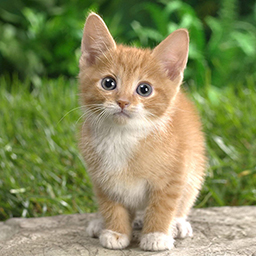
#> input picture HW4/python/image.jpg, 256 x 256 px
$ python main.py
#> lines starting #> are read from the running program, lines starting #| are printed output that depends on the picture
""" README

Author: Huang Po-Hsuan (P78081528)

Description:
create img.dat and golden.dat from image.jpg
where img.dat is a 128x128 image with salt and pepper noise
and golden.dat is a 128x128 image processed by median filter

Environment setup:
$ vrtualenv -p python3.6 venv
$ source venv/bin/activate
$ pip install scikit-image==0.17.2

Usage:
$ python3 main.py
"""

import argparse
import skimage
from skimage.io import imread, imsave
from skimage.color import rgb2gray
from skimage.transform import resize
from skimage import img_as_ubyte
from skimage.util import random_noise
import numpy as np

def median_filtering(img):
    y, x = img.shape
    pad_img = np.pad(img, 1, mode='constant')
    out_img = np.empty(shape=img.shape, dtype=np.uint8)
    for i in range(1, y+1):
        for j in range(1, x+1):
            out_img[i-1][j-1] = np.median([
                    pad_img[i-1][j-1],
                    pad_img[i-1][j  ],
                    pad_img[i-1][j+1],
                    pad_img[i  ][j-1],
                    pad_img[i  ][j  ],
                    pad_img[i  ][j+1],
                    pad_img[i+1][j-1],
                    pad_img[i+1][j  ],
                    pad_img[i+1][j+1],
                    ])
    return out_img

def save_dat(filename, data):
    with open(filename, "w") as fout:
        for i in range(data.shape[0]):
            for j in range(data.shape[1]):
                fout.write(f"{data[i][j]:02x}\n")


def main():
    ap = argparse.ArgumentParser()
    ap.add_argument("-i", "--image", help = "Path to the image", default="./image.jpg")
    args = vars(ap.parse_args())

    img = imread(args['image'])
#> img is the input picture: shape (256, 256, 3); mean R, G, B 134.7, 140.9, 92.1
    img = rgb2gray(img)
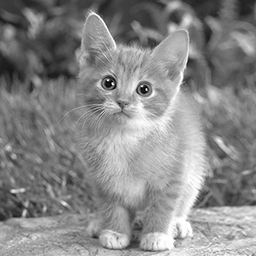
#> img: shape (256, 256) float64; min 0, max 1, mean 0.534
    img = resize(img, (128,128))
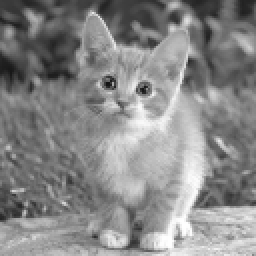
#> img: shape (128, 128) float64 (shown 2 times larger); min 0.0761, max 0.999, mean 0.534
    img = img_as_ubyte(random_noise(img, mode='s&p', amount=0.02))
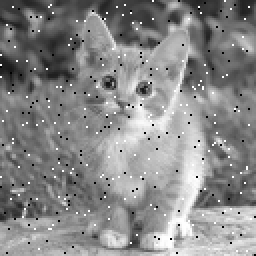
#> img: shape (128, 128) (shown 2 times larger); min 0, max 255, mean 136.1
    golden = median_filtering(img)
#> in median_filtering, `pad_img = np.pad(img, 1, mode='constant')`:
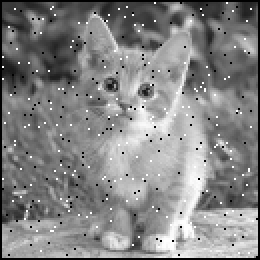
#> pad_img: shape (130, 130) (shown 2 times larger); min 0, max 255, mean 131.9
#> after the loop in median_filtering, `for i in range(1, y+1):`:
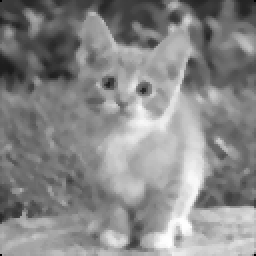
#> out_img: shape (128, 128) (shown 2 times larger); min 0, max 254, mean 135.9

    # imsave("img.jpg", img)
    # imsave("golden.jpg", golden)

    save_dat("img.dat", img)
    save_dat("golden.dat", golden)

if __name__ == '__main__':
    main()
